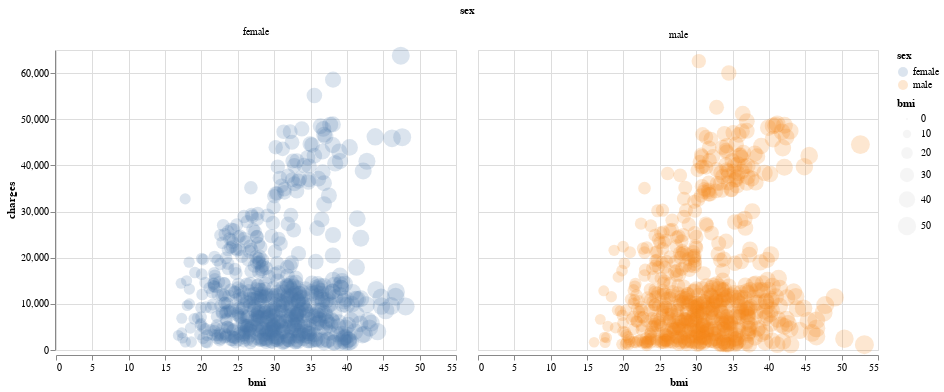

The notebook cell saved with this chart:
### Markdown cell above
### Question 3

Does the relationship between medical costs and BMI vary with gender? Create a visualization to answer this question.

### Code cell
# your code here

# Does the relationship between medical costs and BMI vary with gender
def bmi_sex_costs(data):
    output = alt.Chart(data).mark_circle(opacity=0.2).encode(
        x = alt.X("bmi"),
        y = alt.Y("charges"),
        size = "bmi",
        color = "sex"
    ).facet(
        facet = "sex"
    )
    
    return output
    
q3_plot = bmi_sex_costs(data=insure)
q3_plot

### Figure 1 — Vega-Lite specification as saved in the notebook (floating-point values rounded to 4 significant figures; data arrays with more than 128 entries replaced by an {"elided": "..."} marker saying what was removed)
{"$schema": "https://vega.github.io/schema/vega-lite/v4.17.0.json", "config": {"view": {"continuousHeight": 300, "continuousWidth": 400}}, "data": {"name": "data-940772b709be72b3ac8e197cfacbd9fb"}, "datasets": {"data-940772b709be72b3ac8e197cfacbd9fb": {"elided": "1338 records"}}, "facet": {"field": "sex", "type": "nominal"}, "spec": {"encoding": {"color": {"field": "sex", "type": "nominal"}, "size": {"field": "bmi", "type": "quantitative"}, "x": {"field": "bmi", "type": "quantitative"}, "y": {"field": "charges", "type": "quantitative"}}, "mark": {"opacity": 0.2, "type": "circle"}}}
